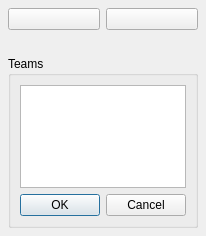
<?xml version="1.0" encoding="UTF-8"?>
<ui version="4.0">
 <class>LockHideDialog</class>
 <widget class="QDialog" name="LockHideDialog">
  <property name="geometry">
   <rect>
    <x>0</x>
    <y>0</y>
    <width>192</width>
    <height>236</height>
   </rect>
  </property>
  <property name="windowTitle">
   <string>Choose Teams</string>
  </property>
  <layout class="QVBoxLayout" name="verticalLayout">
   <property name="margin">
    <number>8</number>
   </property>
   <item>
    <layout class="QHBoxLayout" name="horizontalLayout">
     <item>
      <widget class="QPushButton" name="genericBtn1">
       <property name="text">
        <string/>
       </property>
      </widget>
     </item>
     <item>
      <widget class="QPushButton" name="genericBtn2">
       <property name="text">
        <string/>
       </property>
      </widget>
     </item>
    </layout>
   </item>
   <item>
    <widget class="QLabel" name="titleLabel">
     <property name="text">
      <string/>
     </property>
    </widget>
   </item>
   <item>
    <widget class="QGroupBox" name="groupBox">
     <property name="title">
      <string>Teams</string>
     </property>
     <layout class="QVBoxLayout" name="verticalLayout_2">
      <item>
       <widget class="QListWidget" name="listWidget"/>
      </item>
      <item>
       <widget class="QDialogButtonBox" name="OkButtonBox">
        <property name="standardButtons">
         <set>QDialogButtonBox::Cancel|QDialogButtonBox::Ok</set>
        </property>
       </widget>
      </item>
     </layout>
    </widget>
   </item>
  </layout>
 </widget>
 <tabstops>
  <tabstop>listWidget</tabstop>
 </tabstops>
 <resources/>
 <connections/>
</ui>
